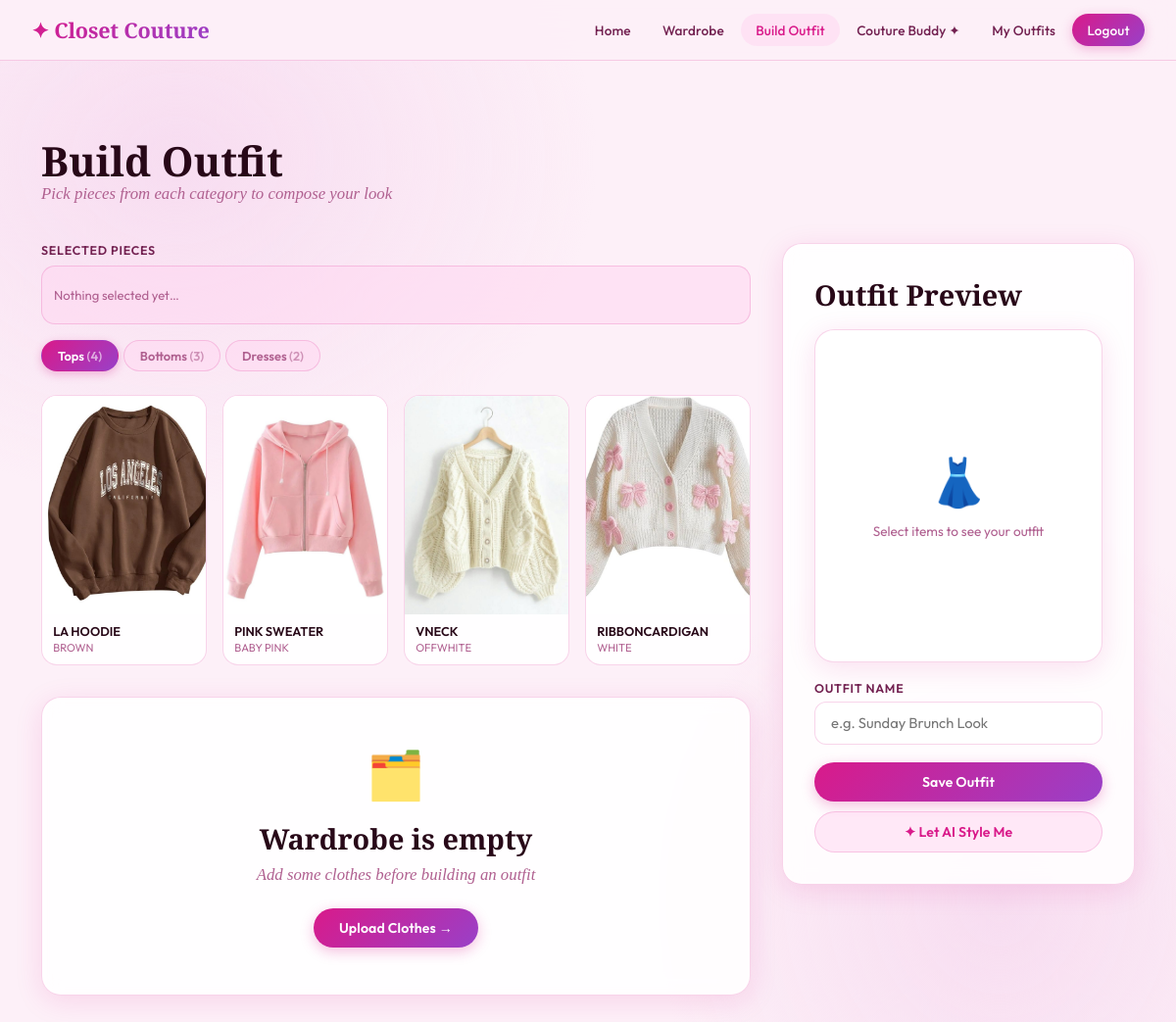
The app's page /builder (signed in) with its own data.
### app.py (models this page shows)
class ClothingItem(db.Model):
    id         = db.Column(db.Integer, primary_key=True)
    user_id    = db.Column(db.Integer, db.ForeignKey('user.id'), nullable=False)
    name       = db.Column(db.String(100), nullable=False)
    category   = db.Column(db.String(50),  nullable=False)
    color      = db.Column(db.String(50))
    image_path = db.Column(db.String(200))
    created_at = db.Column(db.DateTime, default=datetime.utcnow)

### app.py (the view)
@app.route('/builder')
def builder():
    if 'user_id' not in session: return redirect(url_for('login'))
    user    = db.session.get(User, session['user_id'])
    clothes = ClothingItem.query.filter_by(user_id=user.id).order_by(ClothingItem.category).all()
    by_cat  = {c: [x for x in clothes if x.category==c] for c in CATEGORIES}
    return render_template('builder.html', user=user, by_cat=by_cat,
                           categories=CATEGORIES, gender=user.gender, item_img_url=item_img_url)

### app.py (called while the page is built)
def item_img_url(path):
    if path and os.path.exists(os.path.join('static', 'uploads', path)):
        return url_for('static', filename=f'uploads/{path}')
    return None

### templates/builder.html (shortened to what this page needs)
{% extends 'base.html' %}
{% block content %}
<div class="container">
  <div style="padding:2rem 0 .5rem">
    <h1 class="display">Build Outfit</h1>
    <p class="serif-italic">Pick pieces from each category to compose your look</p>
  </div>
  <div class="builder-layout">
    <div class="picker-area">
      <div style="margin-bottom:1rem">
        <label style="margin-bottom:.5rem">Selected pieces</label>
        <div class="selected-strip" id="selStrip">
          <span style="font-size:.82rem;color:var(--txt3)">Nothing selected yet…</span>
        </div>
      </div>
      <div class="cat-tabs" id="catTabs">
        {% for cat in categories %}
          {% if by_cat[cat] %}
          <div class="ctab {% if loop.first %}active{% endif %}" data-cat="{{ cat }}" onclick="switchCat('{{ cat }}')">
            {{ cat }} <span style="opacity:.6">({{ by_cat[cat]|length }})</span>
          </div>
          {% endif %}
        {% endfor %}
      </div>
      {% for cat in categories %}
      <div class="cat-panel {% if loop.first and by_cat[cat] %}active{% endif %}" id="panel-{{ cat }}">
        {% if by_cat[cat] %}
        <div class="clothes-grid">
          {% for item in by_cat[cat] %}
          <div class="cloth-card" data-id="{{ item.id }}" data-cat="{{ item.category }}" data-name="{{ item.name }}"
               onclick="toggleItem(this)">
            {% if item.image_path and item_img_url(item.image_path) %}
              <img src="{{ item_img_url(item.image_path) }}" alt="{{ item.name }}" loading="lazy">
            {% else %}
              <div class="no-img">{{ '👗' if cat=='Dresses' else '👔' if cat=='Tops' else '👖' if cat=='Bottoms' else '🧥' if cat=='Outerwear' else '👠' if cat=='Shoes' else '👜' if cat=='Bags' else '💍' if cat=='Accessories' else '🧺' }}</div>
            {% endif %}
            <div class="ci">
              <div class="cn">{{ item.name }}</div>
              <div class="cc">{{ item.color or cat }}</div>
            </div>
          </div>
          {% endfor %}
        </div>
        {% else %}
        <div class="empty-cat-msg">No {{ cat|lower }} in your wardrobe</div>
        {% endif %}
      </div>
      {% endfor %}
      {% if not clothes %}
      <div class="card" style="margin-top:2rem;text-align:center;padding:3rem">
        <div style="font-size:3rem;margin-bottom:1rem">🗂️</div>
        <p class="display-sm" style="margin-bottom:.5rem">Wardrobe is empty</p>
        <p class="serif-italic" style="margin-bottom:1.5rem">Add some clothes before building an outfit</p>
        <a href="{{ url_for('wardrobe') }}" class="btn btn-primary">Upload Clothes →</a>
      </div>
      {% endif %}
    </div>
    <div class="preview-panel">
      <div class="card">
        <h3 class="display-sm" style="margin-bottom:1rem">Outfit Preview</h3>
        <div class="canvas-box" id="canvasBox">
          <div class="canvas-placeholder">
            <div class="pi">👗</div>
            <p style="font-size:.85rem">Select items to see your outfit</p>
          </div>
        </div>
        <div class="save-section">
          <div class="form-group">
            <label>Outfit Name</label>
            <input type="text" id="outfitName" placeholder="e.g. Sunday Brunch Look">
          </div>
          <button class="btn btn-primary" style="width:100%;justify-content:center"
                  id="saveBtn" onclick="saveOutfit()">
            Save Outfit
          </button>
          <a href="{{ url_for('couture_buddy') }}" class="btn btn-secondary"
             style="width:100%;justify-content:center;margin-top:.6rem">
            ✦ Let AI Style Me
          </a>
        </div>
      </div>
    </div>
  </div>
</div>
{% endblock %}

### templates/base.html (style rules this page uses)
body.theme-female { --bg: #FDF0F8; --bg2: #F7DCF0; --surface: rgba(255,255,255,0.88); --surface2: rgba(255,215,240,0.55); --a1: #D91A8A; --a2: #9940C8; --a3: #FF6DB6; --a4: #C880F0; --txt: #280818; --txt2: #722050; --txt3: #B06090; --border: rgba(217,26,138,0.18); --glow: rgba(217,26,138,0.28); --navbg: rgba(253,240,248,0.94); --shadow: 0 6px 28px rgba(217,26,138,0.13); --grad: linear-gradient(135deg,#D91A8A 0%,#9940C8 100%); --gradsoft: linear-gradient(135deg,#F7B8DE 0%,#D8A0E8 50%,#B880F0 100%); --cat-chip: rgba(217,26,138,0.10); }
body { --bg:#F5EFFF;--bg2:#EAE0FF;--surface:rgba(255,255,255,0.9);--surface2:rgba(220,210,255,0.5); --a1:#6030B0;--a2:#9060D8;--a3:#C090F0;--a4:#E0C8FF;--txt:#1A0840;--txt2:#4A2890; --txt3:#8060B8;--border:rgba(96,48,176,0.18);--glow:rgba(96,48,176,0.25); --navbg:rgba(245,239,255,0.94);--shadow:0 6px 28px rgba(96,48,176,0.12); --grad:linear-gradient(135deg,#6030B0,#3A1870);--gradsoft:linear-gradient(135deg,#C8B0F0,#A080D8,#7850C0); --cat-chip:rgba(96,48,176,0.09); }
*,*::before,*::after { box-sizing:border-box;margin:0;padding:0 }
body { background:var(--bg);color:var(--txt);font-family:'Outfit',sans-serif;min-height:100vh;overflow-x:hidden }
body::before { content:'';position:fixed;inset:0; background:radial-gradient(ellipse 55% 50% at 15% 15%,var(--bg2) 0%,transparent 65%), radial-gradient(ellipse 45% 55% at 85% 85%,var(--bg2) 0%,transparent 65%); pointer-events:none;z-index:0 }
.container { max-width:1180px;margin:0 auto;padding:2rem }
.card { background:var(--surface);border:1px solid var(--border);border-radius:20px; padding:2rem;box-shadow:var(--shadow);backdrop-filter:blur(10px) }
.btn { display:inline-flex;align-items:center;gap:.45rem;padding:.7rem 1.6rem; border-radius:50px;border:none;cursor:pointer;font-family:'Outfit',sans-serif; font-size:.88rem;font-weight:600;transition:all .22s;text-decoration:none;letter-spacing:.01em }
.btn-primary { background:var(--grad);color:#fff;box-shadow:0 4px 14px var(--glow) }
.btn-secondary { background:var(--surface2);color:var(--a1);border:1px solid var(--border) }
input,select,textarea { width:100%;padding:.72rem 1rem;border:1.5px solid var(--border); border-radius:12px;background:var(--surface);color:var(--txt); font-family:'Outfit',sans-serif;font-size:.92rem;outline:none;transition:all .2s }
label { display:block;font-size:.78rem;font-weight:600;color:var(--txt2); margin-bottom:.35rem;text-transform:uppercase;letter-spacing:.06em }
.form-group { margin-bottom:1.15rem }
.display { font-family:'Bodoni Moda',serif;font-size:2.6rem;font-weight:900; line-height:1.1;color:var(--txt) }
.display-sm { font-family:'Bodoni Moda',serif;font-size:1.8rem;font-weight:700;color:var(--txt) }
.serif-italic { font-family:'Cormorant',serif;font-style:italic;color:var(--txt3);font-size:1.05rem }
.clothes-grid { display:grid;grid-template-columns:repeat(auto-fill,minmax(150px,1fr));gap:1rem }
.cloth-card { background:var(--surface);border:1.5px solid var(--border);border-radius:16px; overflow:hidden;cursor:pointer;transition:all .28s;position:relative;user-select:none }
.cloth-card img { width:100%;aspect-ratio:3/4;object-fit:cover;display:block }
.cloth-card .ci { padding:.6rem .7rem }
.cloth-card .ci .cn { font-size:.8rem;font-weight:600;color:var(--txt); white-space:nowrap;overflow:hidden;text-overflow:ellipsis }
.cloth-card .ci .cc { font-size:.7rem;color:var(--txt3);margin-top:.1rem }

### records on screen
ClothingItem: image_path (picture), name "LA HOODIE", color "BROWN"
ClothingItem: image_path (picture), name "PINK SWEATER", color "BABY PINK"
ClothingItem: image_path (picture), name "VNECK", color "OFFWHITE"
ClothingItem: image_path (picture), name "RIBBONCARDIGAN", color "WHITE"

### other values on screen
{{ cat }} "Tops" "Bottoms" "Dresses"
{{ by_cat[cat]|length }} "4" "3" "2"
